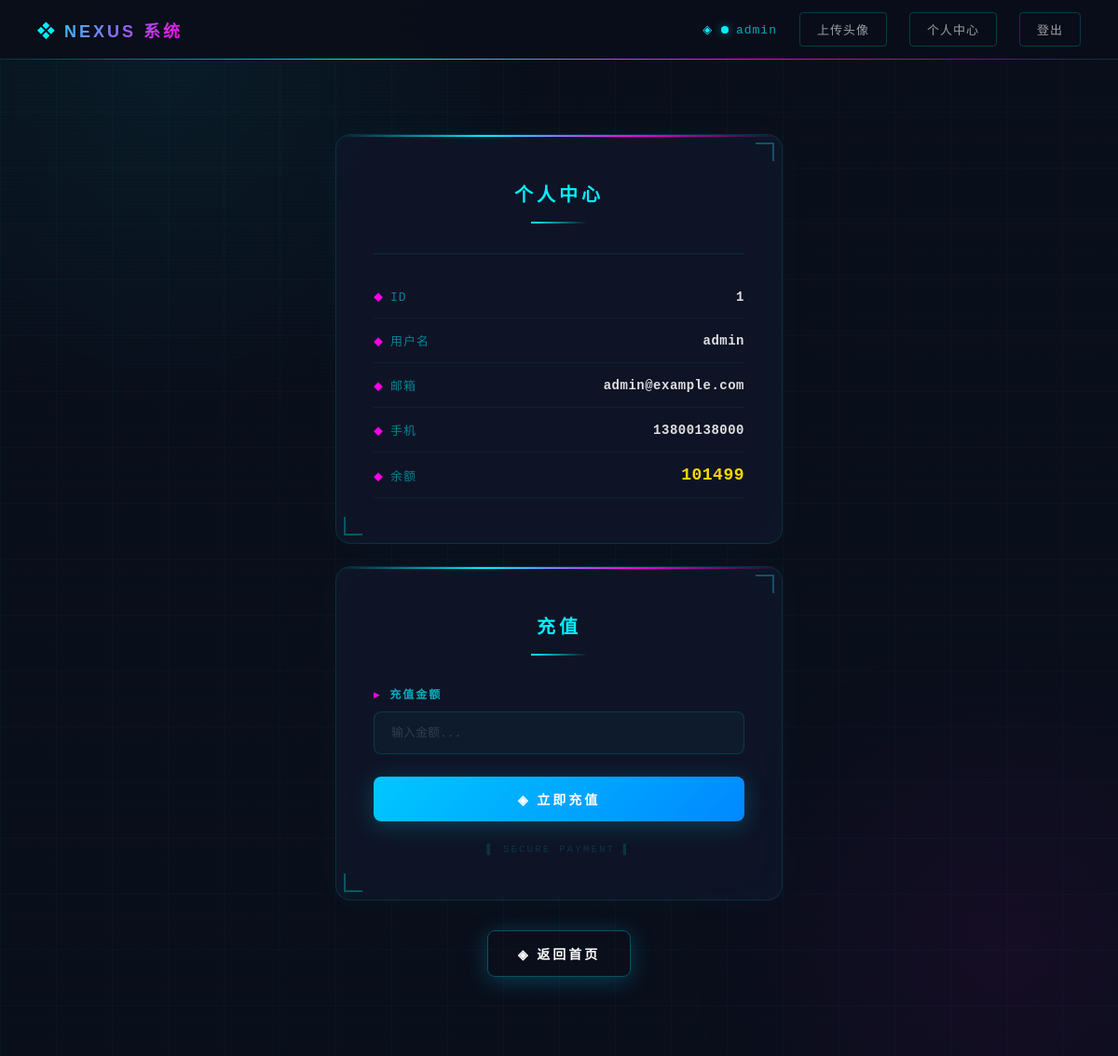
The page /profile (signed in) on the database as committed earlier.
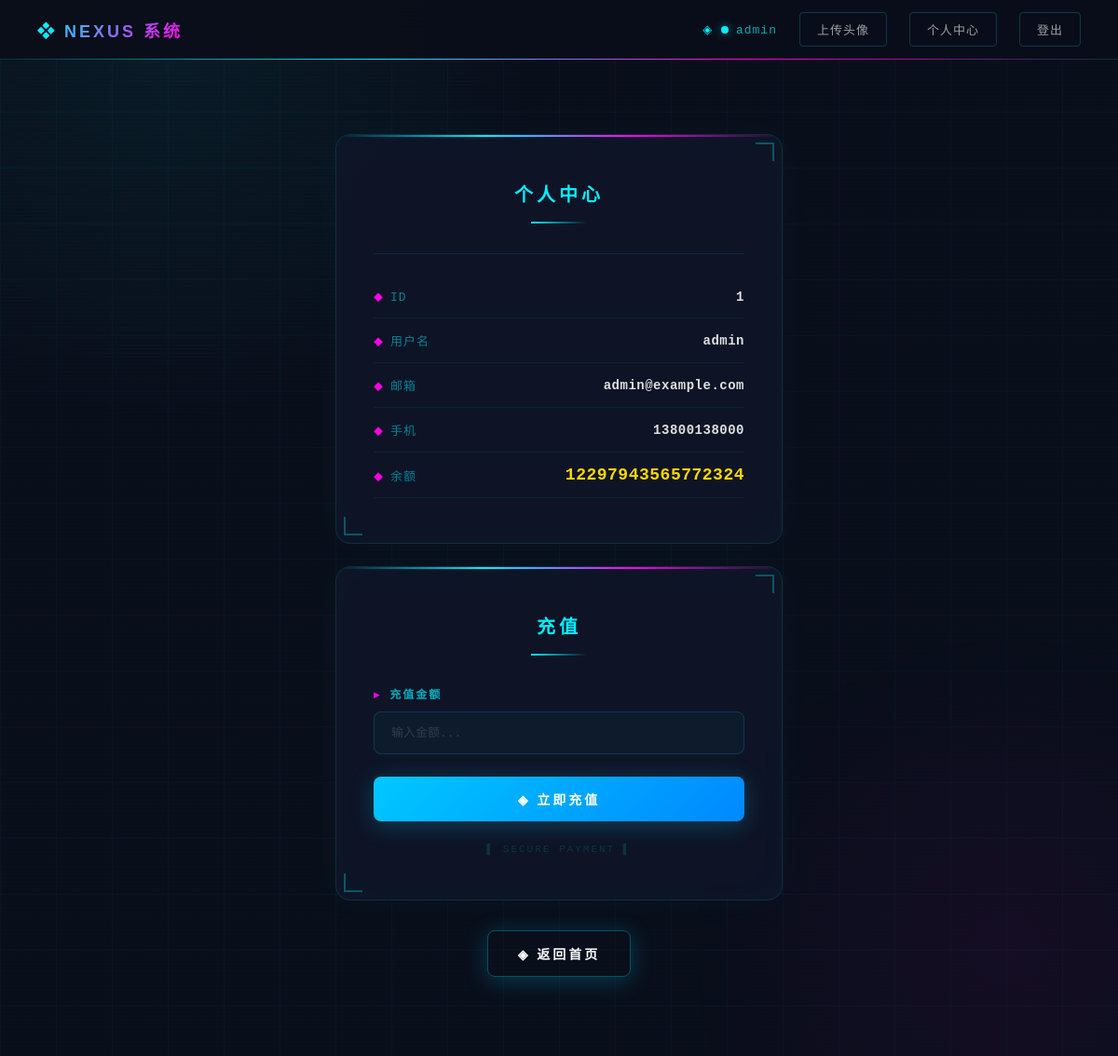
The same page on the database as committed later.
### tables this page shows
CREATE TABLE users (id INTEGER PRIMARY KEY AUTOINCREMENT, username TEXT UNIQUE, password TEXT, email TEXT, phone TEXT, balance INTEGER DEFAULT 0);

### app.py (the view)
@app.route("/profile")
def profile():
    if "username" not in session:
        return redirect("/login")
    username = session.get("username")
    user_data = _get_user_data(username)
    return render_template("profile.html", user=user_data)

### app.py (called while the page is built)
@app.after_request
def add_security_headers(response):
    response.headers["X-Content-Type-Options"] = "nosniff"
    response.headers["X-Frame-Options"] = "DENY"
    response.headers["X-XSS-Protection"] = "1; mode=block"
    response.headers["Content-Security-Policy"] = "default-src 'self'"
    response.headers["Referrer-Policy"] = "strict-origin-when-cross-origin"
    return response

@app.before_request
def ensure_csrf_token():
    if 'csrf_token' not in session:
        session['csrf_token'] = secrets.token_hex(16)

def _get_user_data(username):
    if not username:
        return None
    conn = sqlite3.connect(DB_PATH)
    c = conn.cursor()
    c.execute("SELECT id, username, email, phone, balance FROM users WHERE username=?", (username,))
    row = c.fetchone()
    conn.close()
    if row:
        return {
            "id": row[0],
            "username": row[1],
            "email": row[2],
            "phone": row[3],
            "balance": row[4]
        }
    return None

### templates/profile.html (shortened to what this page needs)
{% extends "base.html" %}
{% block content %}
    {% if user %}
        <div class="card">
            <div class="corner-bot-left"></div>
            <h2 class="card-title">个人中心</h2>
            <div class="user-info">
                <div class="info-item">
                    <span class="info-label">ID</span>
                    <span class="info-value">{{ user.id }}</span>
                </div>
                <div class="info-item">
                    <span class="info-label">用户名</span>
                    <span class="info-value">{{ user.username }}</span>
                </div>
                <div class="info-item">
                    <span class="info-label">邮箱</span>
                    <span class="info-value">{{ user.email }}</span>
                </div>
                <div class="info-item">
                    <span class="info-label">手机</span>
                    <span class="info-value">{{ user.phone }}</span>
                </div>
                <div class="info-item">
                    <span class="info-label">余额</span>
                    <span class="info-value" style="color:#ffd700;font-size:18px;">{{ user.balance }}</span>
                </div>
            </div>
        </div>
        <div class="card">
            <div class="corner-bot-left"></div>
            <h2 class="card-title">充值</h2>
            <form method="POST" action="/recharge" class="form">
                <div class="form-group">
                    <label for="amount">充值金额</label>
                    <input type="number" id="amount" name="amount" class="form-input" placeholder="输入金额..." min="1" required>
                </div>
                <button type="submit" class="btn btn-primary btn-block">◈ 立即充值</button>
            </form>
            <div class="terminal-line">
                <span class="blink">▌</span> SECURE PAYMENT <span class="blink">▌</span>
            </div>
        </div>
        <div class="card-actions">
            <a href="/" class="btn btn-primary" style="background:transparent;border:1px solid rgba(0,240,255,0.3);">◈ 返回首页</a>
        </div>
    {% endif %}
{% endblock %}

### templates/base.html (shortened to what this page needs)
<!DOCTYPE html>
<html lang="zh-CN">
<head>
    <link rel="stylesheet" href="/static/css/style.css">
</head>
<body>
    <div class="ambient-glow-2"></div>
    <div class="scanlines"></div>
    <nav class="navbar">
        <div class="nav-brand">NEXUS 系统</div>
        <div class="nav-menu">
            {% if session.get("username") %}
                <span class="nav-welcome"><span class="status-dot"></span>{{ session["username"] }}</span>
                <a href="/upload" class="nav-link">上传头像</a>
                <a href="/profile" class="nav-link">个人中心</a>
                <a href="/logout" class="nav-link">登出</a>
            {% else %}
                <a href="/register" class="nav-link">注册</a>
                <a href="/login" class="nav-link">登录</a>
            {% endif %}
        </div>
    </nav>
    <main class="container">
        {% block content %}{% endblock %}
    </main>
</body>
</html>

Rows that differ between the two databases and show on the page:
changed users "admin": balance "101499" → "12297943565772324"
